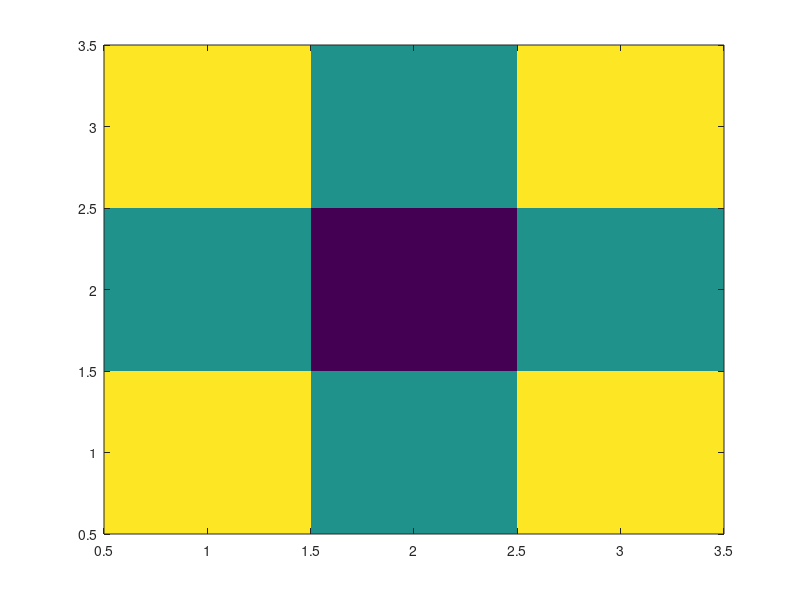

Write the MATLAB code that produced this figure. (Note: this script raises an error after producing the figure.)
% function [ConR,I,Ltol,thetan,omega,m,dTau]=MyRadon;%(xc,theta,dTau)
%%% L: the matrix of intersection length of beam line travelling
%%% throug the object at angle theta
%%% xc: discrete grids on O
%%% dTau: width of each detectorlet
%%% the beam line is y=x*tan(theta)+t*dTau/cos(theta), t=1,...,N_d
clear all
more off;
close all
time=cputime;
%%==== Discrete Test object
% I=zeros(100,100);
% I(25:75,25:75)=1;
% % I=imrotate(I,30);
% % I=double(imread('LoganReference.tiff'));
%%%%%%%%%%%%%%%%%%%%=============================================
Dis=4;
omega=[-Dis/2 Dis/2 -Dis/2 Dis/2];
x=linspace(omega(1),omega(2),Dis);
y=linspace(omega(3),omega(4),Dis);
[X,Y] = meshgrid((x(1:end-1)+x(2:end))./2,(y(1:end-1)+y(2:end))./2);
center=[0 0];
I=(X-center(1)).^2+(Y-center(2)).^2;
figure('name','Object');
% I=GrayScale(I);
imagesc(I); axis xy
e=ones(size(I,1),1);
m=size(I);
dz=(Dis)/m(1);
TolCenter=[(omega(2)+omega(1))/2,(omega(3)+omega(4))/2];
alpha=atan(m(2)/m(1));
%%%================================================================
xc = getNodalGrid(omega,m);
fig=figure('name','grids & beam line');
plotGrid(xc,omega,m); hold on;
%%==== Intersection
dTau=0.5;%dz;
thetan=30;%1:2:180;%45;%[1  45 91];%
DisR=[];
ConR=[];
RadonR=[];
Tau=sqrt(m(1)^2+m(2)^2);
nTau=ceil(Tau/dTau)+30; % number of detectorlets
tol=10;
detS0=[Tau/2*tan(alpha)+tol, ceil(Tau/2)]; %initiate detector location
detE0=[Tau/2*tan(alpha)+tol,-ceil(Tau/2)];
SourceS0=[-Tau/2*tan(alpha)-tol, ceil(Tau/2)];
SourceE0=[-Tau/2*tan(alpha)-tol,-ceil(Tau/2)];

Ltol=cell(length(thetan),nTau);
fig1=[]; fig2=[]; fig3=[];
for n=1:length(thetan)
    theta=thetan(n)/180*pi;
    TransMatrix=[cos(theta) sin(theta);-sin(theta) cos(theta)];
    detS=detS0*TransMatrix;
    detE=detE0*TransMatrix;
    SourceS=SourceS0*TransMatrix;
    SourceE=SourceE0*TransMatrix;
    knot=linspace(detS(1),detE(1),nTau+1)';%% detectorlet knot points
    DetKnot=[knot,knot.*(detE(2)-detS(2))/(detE(1)-detS(1))+(detE(1)*detS(2)-detS(1)*detE(2))/(detE(1)-detS(1))];
    knot=linspace(SourceS(1),SourceE(1),nTau+1)';%% detectorlet knot points
    SourceKnot=[knot,knot.*(SourceE(2)-SourceS(2))/(SourceE(1)-SourceS(1))+(SourceE(1)*SourceS(2)-SourceS(1)*SourceE(2))/(SourceE(1)-SourceS(1))];
%     figure(fig);
%     set(fig3,'visible','off');
%     for i=1:nTau+1
%      fig3=plot([SourceKnot(i,1),DetKnot(i,1)],[SourceKnot(i,2),DetKnot(i,2)],'r.-');hold on;
%     end
%  pause;
    for i=1:nTau+1
        %%%%%%%%%================================================================
        xbox=[omega(1) omega(1) omega(2) omega(2) omega(1)];
        ybox=[omega(3) omega(4) omega(4) omega(3) omega(3)];
        [Ax, Ay] = polyxpoly([double(vpa(SourceKnot(i,1),5)),DetKnot(i,1)],[SourceKnot(i,2),DetKnot(i,2)], xbox, ybox);
        if(isempty(Ax) | (length(Ax)==1 &length(Ay)==1 ))
            %             fprintf('no intersection \n')
            index=[];
            Q=[];
            L=sparse(zeros(m(1),m(2)));
            Rdis(i)=0;
            R(i)=0;
            Ltol{n,i}=L;
        else
            if(theta<=pi/2)
                [Ax,in]=sort(Ax);A=unique([Ax,Ay(in)],'rows');Ax=A(:,1);Ay=A(:,2);
            else
                [Ay,in]=sort(Ay);[A,in]=unique([Ax(in),Ay],'rows');
                if(size(A,1)>1)
                    A=A(in,:);Ax=A(:,1);Ay=A(:,2);
                end
            end
            %%%%%%%%%===============================================================
            Q=[[x', (Ay(2)-Ay(1))/(Ax(2)-Ax(1)).*x'+(Ay(1)*Ax(2)-Ay(2)*Ax(1))/(Ax(2)-Ax(1))];...
                [(y'-(Ay(1)*Ax(2)-Ay(2)*Ax(1))/(Ax(2)-Ax(1)))./((Ay(2)-Ay(1))/(Ax(2)-Ax(1))),y']];
            indx=find(Q(:,1)<omega(1) |Q(:,1)>omega(2)); indy=find(Q(:,2)<omega(3) |Q(:,2)>omega(4));
            Q=setdiff(Q,Q([indx;indy],:),'rows');
            Q=unique(Q,'rows');
            Lvec=sqrt((Q(2:end,1)-Q(1:end-1,1)).^2+(Q(2:end,2)-Q(1:end-1,2)).^2);
            %         Lvec=Lvec(find(Lvec>1e-10));
        %%%%%%%%%================================================================
        %%%%%%%%%================================================================
        if(theta<=pi/2)
             index=[floor(double(vpa((Q(:,1)+abs(omega(1)))/dz,10)))+1,floor(double(vpa((Q(:,2)+abs(omega(3)))/dz,10)))+1];

        else
            index=[floor(double(vpa((Q(:,1)+abs(omega(1)))/dz,10)))+1,ceil(double(vpa((Q(:,2)+abs(omega(3)))/dz,10)))];
            
        end
        index=index(find(index(:,1)>0 & index(:,1)<=m(1)& index(:,2)<=m(1) & index(:,2)>0),:);
        index
        pause;
%         index=unique(index,'rows');
        %%%%%%%%%================================================================
        figure(fig);
        set(fig1,'visible','off');
        set(fig2,'visible','off');
        drawnow;
        fig1=plot(Ax,Ay,'r.-',SourceKnot(i,1),SourceKnot(i,2),'ro',DetKnot(i,1),DetKnot(i,2),'r*');
        if(~isempty(index))
        if(theta==0 |theta==pi |theta==pi/2)
            fig2=plot((index(:,2)-0.5)*dz,(index(:,1)-0.5)*dz,'bo');
            
        else
            fig2=plot((index(:,1)-abs(omega(1)))*dz,(index(:,2)-abs(omega(3)))*dz,'bo',Q(:,1),Q(:,2),'g.');
        end
        % axis(omega);
        end
        %%%%%%%%%================================================================
            L=sparse(zeros(m(1),m(2)));
            for j=1:size(index,1)
                L(index(j,2),index(j,1))=Lvec(j);
            end
            
            Ltol{n,i}=L;
            Rdis(i)=e'*(I.*L)*e; %% Discrete case
            %%============ Continuous integral
            syms u;
            R(i)=double(int(((Ax(1)+(Ax(2)-Ax(1))*u-center(1))^2+(Ay(1)+(Ay(2)-Ay(1))*u-center(2))^2)*sqrt((Ax(2)-Ax(1))^2+(Ay(2)-Ay(1))^2),0,1));
        end
        
        
    end
    RadonR1=radon(I,theta/pi*180-90);
     %%==========================================================
%      Ttol=1:nTau+1;
%     Rspace=linspace(Ttol(1),Ttol(end),length(RadonR1));
%         yiC = interp1(Ttol,R,Rspace);
%     yiD = interp1(Ttol,Rdis,Rspace);
%     errR_C(n)=norm(RadonR1'-yiC);
%     errR_D(n)=norm(RadonR1'-yiD);
%     errC_D(n)=norm(Rdis-R);
%         figure('name',sprintf('Projection at angle %d',thetan(n)));
% 
%      plot(Ttol,R,'r.-',Ttol,Rdis,'g*-',Rspace,RadonR1,'bo-');
% %     plot(Ttol(in1),R(in1),'r.-',Ttol(in1),Rdis(in1),'g*-',Rspace,RadonR1(in2),'bo-');
%     title('Red:Continuous; Green: Discrete; Blue: Matlab Radon')
% %     pause
%     %     if(theta<pi/2)
%     %         R=fliplr(R);
%     %         Rdis=fliplr(Rdis);
%     %     end
    %%%%%%%%%================================================================
    DisR(:,n)=Rdis';
    ConR(:,n)=R';
    RadonR(:,n)=RadonR1;
%         iD=iradon(Rdis',theta/pi*180);
%         iC=iradon(R',theta/pi*180);
%         iRa=iradon(RadonR(:,n),theta/pi*180);
%         err(n)=norm(iC-iRa(2:end-1,2:end-1));
%         figure('name',sprintf('Discrete Reconstruction %d',thetan(n)));imagesc(iD);
%         figure('name',sprintf('Continuous Reconstruction %d',thetan(n)));imagesc(iC);
%         figure('name',sprintf('Matlab Reconstruction %d',thetan(n)));imagesc(iRa);
%         pause;
    
    
end

% figure('name','Difference of Radon and MyRadon')
% plot(thetan,errR_D,'r.-');%,thetan,errR_C,'b*-',thetan,errC_D,'go-');
% % title('Red: Matlab vs. Discrete; Blue: Matlab vs.Continuous; Green: Discrete vs. Continuous')
% figure('name','Discrete Projection');imagesc(DisR);axis xy
% figure('name','Continuous Projection');imagesc(ConR);axis xy
% figure('name','Matlab Radon Projection');imagesc(RadonR);axis xy


time_elapsed=cputime-time;
fprintf('time elapsed: %d \n',time_elapsed);
iDisR=iradon(fliplr(DisR),thetan);
iConR=iradon(fliplr(ConR),thetan);
iRadonR=iradon(RadonR,thetan);
figure('name','Discrete Reconstruction');imagesc(iDisR);axis xy
figure('name','Continuous Reconstruction');imagesc(iConR);axis xy
figure('name','Matlab Reconstruction');imagesc(iRadonR);axis xy

%%% 100x100 with 90 rotations take 236.7500 secs

